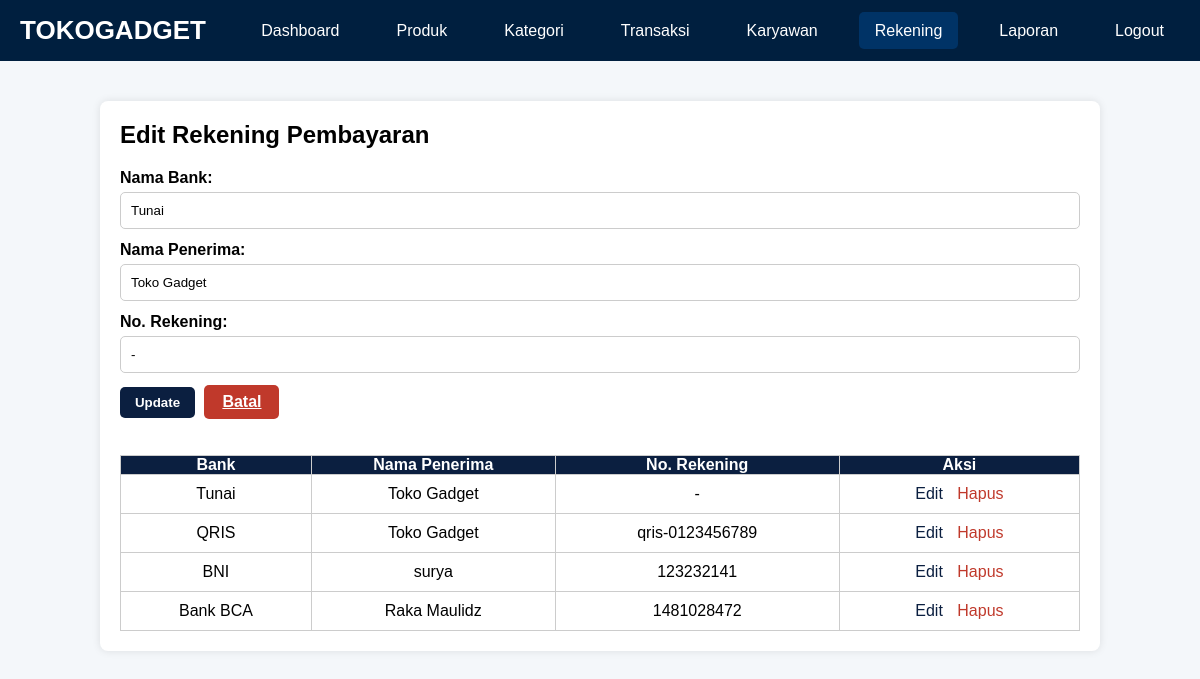
Screenshot of /TB_basdat/admin/pembayaran.php?edit=5 (signed in) with the database file from the repository.
### tables this page shows
CREATE TABLE `rekening_pembayaran` (
  `id_rekening` int(11) NOT NULL,
  `bank` varchar(50) DEFAULT NULL,
  `nama_penerima` varchar(100) DEFAULT NULL,
  `no_rekening` varchar(50) DEFAULT NULL
);

### TB_basdat/admin/pembayaran.php (the view, shortened to what this page needs)
<?php
require_once '../config/database.php';
include 'navbar.php';
$edit_data = null;
if (isset($_GET['edit']) && is_numeric($_GET['edit'])) {
    $stmt = $pdo->prepare("SELECT * FROM rekening_pembayaran WHERE id_rekening = ?");
    $stmt->execute([$_GET['edit']]);
    $edit_data = $stmt->fetch();
}
try {
    $rekening = $pdo->query("SELECT * FROM rekening_pembayaran ORDER BY id_rekening DESC")->fetchAll();
} catch (Exception $e) {
    $rekening = [];
    $message = "Error mengambil data: " . $e->getMessage();
}
?>
<!DOCTYPE html>
<html lang="id">
<head>
</head>
<body>
<div class="container">
    <h2><?php echo $edit_data ? 'Edit Rekening Pembayaran' : 'Manajemen Rekening Pembayaran'; ?></h2>
    <div class="form-container">
        <form method="POST" action="">
            <div class="form-group">
                <label for="bank">Nama Bank:</label>
                <input type="text" id="bank" name="bank"
                       value="<?php echo $edit_data ? htmlspecialchars($edit_data['bank']) : ''; ?>"
                       required>
            </div>
            <div class="form-group">
                <label for="nama_penerima">Nama Penerima:</label>
                <input type="text" id="nama_penerima" name="nama_penerima"
                       value="<?php echo $edit_data ? htmlspecialchars($edit_data['nama_penerima']) : ''; ?>"
                       required>
            </div>
            <div class="form-group">
                <label for="no_rekening">No. Rekening:</label>
                <input type="text" id="no_rekening" name="no_rekening"
                       value="<?php echo $edit_data ? htmlspecialchars($edit_data['no_rekening']) : ''; ?>"
                       required>
            </div>
            <?php if ($edit_data): ?>
                <button type="submit" name="edit" class="btn btn-primary">Update</button>
                <a href="pembayaran.php" class="btn btn-danger">Batal</a>
            <?php else: ?>
                <button type="submit" name="tambah" class="btn btn-primary">Tambah</button>
            <?php endif; ?>
        </form>
    </div>
    <div class="table-container">
        <table>
            <thead>
                <tr>
                    <th>Bank</th>
                    <th>Nama Penerima</th>
                    <th>No. Rekening</th>
                    <th>Aksi</th>
                </tr>
            </thead>
            <tbody>
                <?php if (empty($rekening)): ?>
                    <tr>
                        <td colspan="4" class="empty-state">Belum ada data rekening pembayaran</td>
                    </tr>
                <?php else: ?>
                    <?php foreach ($rekening as $row): ?>
                    <tr>
                        <td><?php echo htmlspecialchars($row['bank']); ?></td>
                        <td><?php echo htmlspecialchars($row['nama_penerima']); ?></td>
                        <td><?php echo htmlspecialchars($row['no_rekening']); ?></td>
                        <td class="action-links">
                            <a href="pembayaran.php?edit=<?php echo urlencode($row['id_rekening']); ?>">Edit</a>
                            <a href="pembayaran.php?hapus=<?php echo urlencode($row['id_rekening']); ?>"
                               class="delete"
                               onclick="return confirm('Yakin ingin menghapus rekening <?php echo htmlspecialchars($row['bank']); ?> - <?php echo htmlspecialchars($row['nama_penerima']); ?>?')">Hapus</a>
                        </td>
                    </tr>
                    <?php endforeach; ?>
                <?php endif; ?>
            </tbody>
        </table>
    </div>
</div>
</body>
</html>

### TB_basdat/admin/pembayaran.php (style rules this page uses)
* { margin: 0; padding: 0; box-sizing: border-box; }
body { font-family: Arial, sans-serif; background: #f4f7fa; }
.container { max-width: 1000px; margin: 40px auto; padding: 20px; background: white; box-shadow: 0 0 8px rgba(0,0,0,0.1); border-radius: 8px; }
input, select, button { width: 100%; padding: 10px; margin-bottom: 12px; border: 1px solid #ccc; border-radius: 5px; }
.btn { padding: 8px 12px; border-radius: 5px; font-weight: bold; cursor: pointer; text-align: center; display: inline-block; border: none; margin-right: 5px; width: 75px; }
.btn-primary { background-color: #0b1f40; color: white; }
.btn-danger { background-color: #c0392b; color: white; }
table { width: 100%; border-collapse: collapse; margin-top: 25px; }
table, th, td { border: 1px solid #ccc; }
th { background-color: #0b1f40; color: white; text-align: center; }
td { padding: 10px; text-align: center; }
.action-links a { text-decoration: none; margin: 0 5px; color: #0b1f40; }
.action-links a.delete { color: #c0392b; }
.form-group label { font-weight: bold; display: block; margin-bottom: 5px; }
.form-container, .table-container { margin-top: 20px; }

### rows the page displays
rekening_pembayaran: bank "Tunai", nama_penerima "Toko Gadget", no_rekening "-"
rekening_pembayaran: bank "QRIS", nama_penerima "Toko Gadget", no_rekening "qris-0123456789"
rekening_pembayaran: bank "BNI", nama_penerima "surya", no_rekening "123232141"
rekening_pembayaran: bank "Bank BCA", nama_penerima "Raka Maulidz", no_rekening "1481028472"
